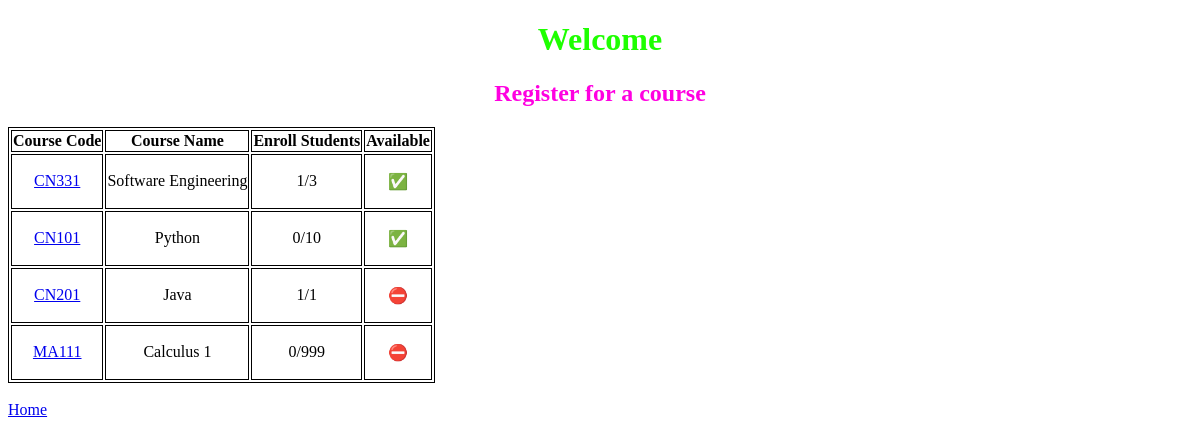
Page /courses/ on the committed database.
### courses/models.py (models this page shows, shortened)
class Course(models.Model):
    code = models.CharField("Course Code",max_length=5)
    name = models.CharField("Course Name",max_length=64)
    year = models.IntegerField(null=True)
    semester = models.IntegerField(default=1)
    max_seat = models.IntegerField(null=True)
    total_seat = models.IntegerField(default=0)
    quota = models.BooleanField("Available",default=True)
    quota_seat = models.BooleanField("Seat Available",default=True)
    students= models.ManyToManyField(User, blank=True, related_name="courses")

### courses/views.py (the view)
# urls.py: path("", views.index, name="index"),
def index(request):
    return render(request, "courses/index.html", {
        "courses": Course.objects.all()
    })

### courses/templates/courses/index.html (shortened to what this page needs)
{% extends 'courses/layout.html' %}
{% block body %}
<h1>Welcome</h1>
<h2>Register for a course</h2>
<table>
    <tr>
        <th>Course Code</th>
        <th>Course Name</th>
        <th>Enroll Students</th>
        <th>Available</th>
    </tr>
    {% for course in courses %}
    {% if request.user not in course.students.all %}
    <tr>
        <td><a href="{% url 'course' course.code %}">{{ course.code }}</a></td>
        <td>{{ course.name }}</td>
        <td>{{ course.students.count }}/{{ course.max_seat }}</td>
        <td>
            {% if course.quota and course.quota_seat %}
            <p>&#9989;</p>
            {% else %}
            <p>&#9940;</p>
            {% endif %}
        </td>
    </tr>
    {% endif %}
    {% empty %}
    <h3>No Course.</h3>
    {% endfor %}
</table>
<br>
<a href="{% url 'index' %}">Home</a>
{% endblock %}

### courses/templates/courses/index.html (style rules this page uses)
body { background-image: url('https://i.pinimg.com/550x/2a/a9/f0/2aa9f0f2139e0f4a6b1061b42f0ccdef.jpg'); background-position: center; background-size: cover; background-repeat: no-repeat; }
h1 { color: rgb(30, 255, 0); text-align: center; }
h2 { color: rgb(255, 0, 225); text-align: center; }
table , th, td { text-align: center; border: 1px solid black; }

### rows in the picture
Course: code "CN331", name "Software Engineering", students.count "1", max_seat "3"
Course: code "CN101", name "Python", students.count "0", max_seat "10"
Course: code "CN201", name "Java", students.count "1", max_seat "1"
Course: code "MA111", name "Calculus 1", students.count "0", max_seat "999"
